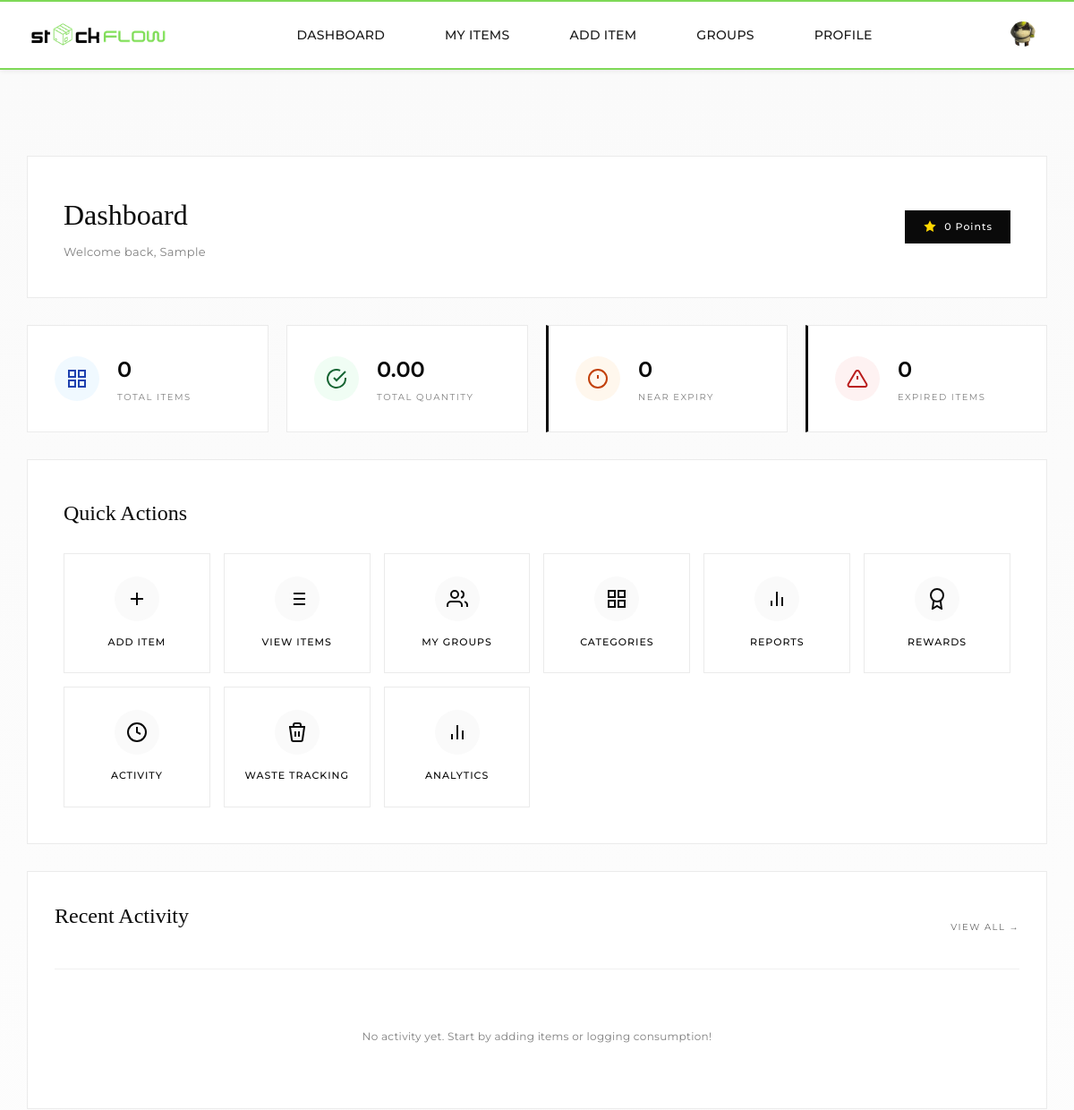
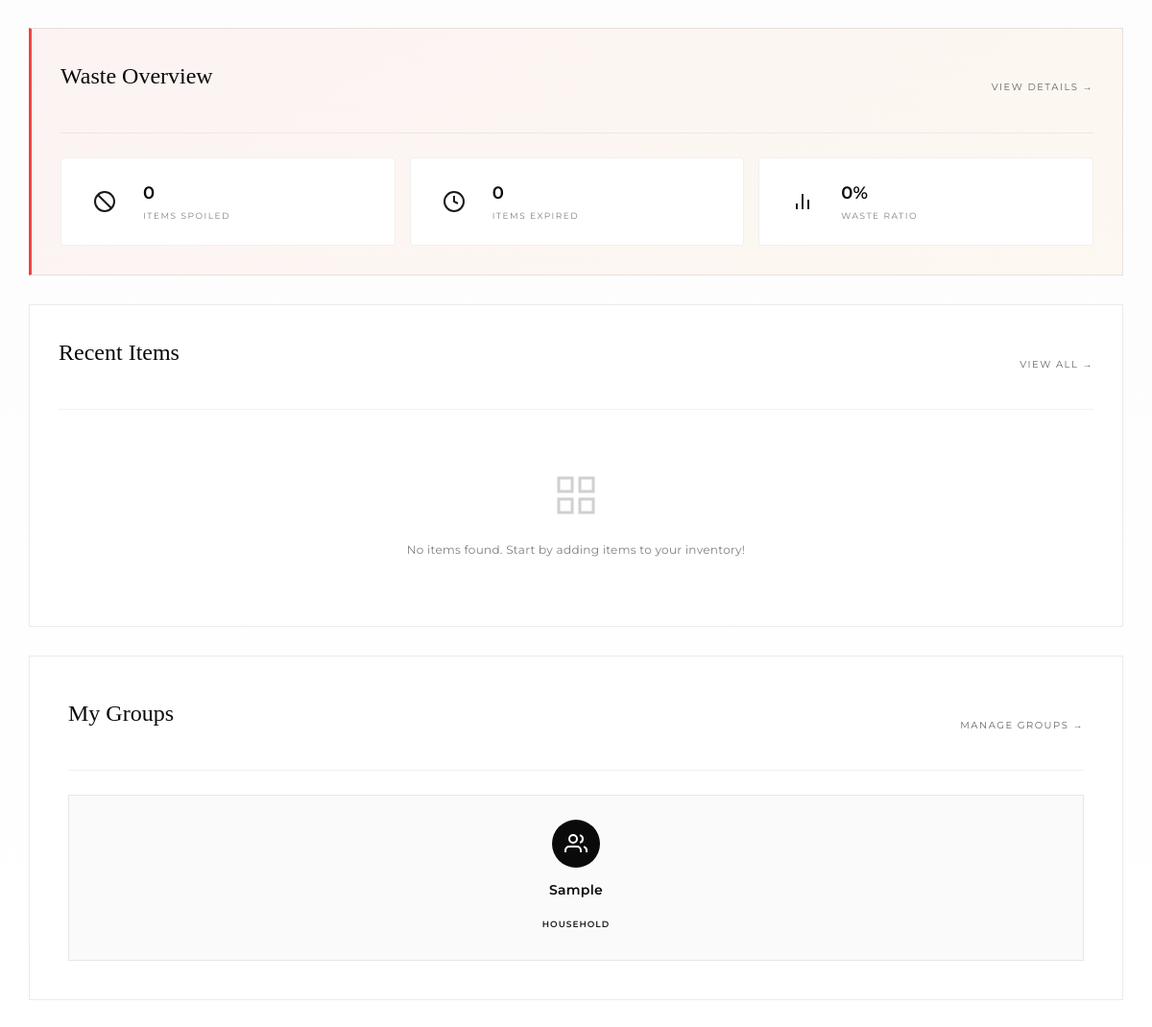
/user/dashboard.php (signed in), run on the app's committed database (2 pictures, top to bottom).
### tables this page shows
CREATE TABLE `users` (
  `user_id` int(11) NOT NULL,
  `full_name` varchar(255) NOT NULL,
  `email` varchar(255) NOT NULL,
  `password` varchar(1000) NOT NULL,
  `img_name` varchar(255) DEFAULT NULL,
  `is_active` tinyint(1) DEFAULT 1,
  `last_login` timestamp NULL DEFAULT NULL,
  `role` enum('customer','grocery_admin') DEFAULT 'customer',
  `store_id` int(11) DEFAULT NULL,
  `created_at` timestamp NOT NULL DEFAULT current_timestamp(),
  `updated_at` timestamp NOT NULL DEFAULT current_timestamp() ON UPDATE current_timestamp()
);

CREATE TABLE `user_points` (
  `user_id` int(11) NOT NULL,
  `total_points` int(11) DEFAULT 0,
  `last_updated` timestamp NOT NULL DEFAULT current_timestamp() ON UPDATE current_timestamp()
);

CREATE TABLE `groups` (
  `group_id` int(11) NOT NULL,
  `group_name` varchar(255) NOT NULL,
  `group_type` enum('household','co_living','small_business') NOT NULL,
  `created_by` int(11) NOT NULL,
  `invitation_code` varchar(50) DEFAULT NULL,
  `created_at` timestamp NOT NULL DEFAULT current_timestamp()
);

### user/dashboard.php (the view, shortened to what the rows shown need)
<?php
require_once __DIR__ . '/../includes/config.php';
$conn = getDBConnection();
$user_id = getCurrentUserId();
$points_stmt = $conn->prepare("SELECT total_points FROM user_points WHERE user_id = ?");
$points_stmt->bind_param("i", $user_id);
$points_stmt->execute();
$points_result = $points_stmt->get_result();
$user_points = $points_result->fetch_assoc()['total_points'] ?? 0;
$groups_stmt = $conn->prepare("
    SELECT g.group_id, g.group_name, g.group_type
    FROM groups g
    INNER JOIN group_members gm ON g.group_id = gm.group_id
    WHERE gm.user_id = ?
");
$groups_stmt->bind_param("i", $user_id);
$groups_stmt->execute();
$groups_result = $groups_stmt->get_result();
$pageCss = '<link rel="stylesheet" href="' . htmlspecialchars($baseUrl) . '/includes/style/pages/dashboard.css">';
require_once __DIR__ . '/../includes/header.php';
?>
<main class="dashboard-page">
    <div class="dashboard-container">
        <div class="dashboard-header">
            <div class="header-content">
                <div class="header-info">
                    <h1 class="dashboard-title">Dashboard</h1>
                </div>
                <div class="header-actions">
                    <div class="points-badge">
                        <svg width="16" height="16" viewBox="0 0 24 24" fill="currentColor" stroke="none">
                            <polygon points="12 2 15.09 8.26 22 9.27 17 14.14 18.18 21.02 12 17.77 5.82 21.02 7 14.14 2 9.27 8.91 8.26 12 2"/>
                        </svg>
                        <span><?php echo number_format($user_points); ?> Points</span>
                    </div>
                </div>
            </div>
        </div>
        <div class="quick-actions">
            <h2 class="section-title">Quick Actions</h2>
        </div>
        <div class="content-section">
            <div class="section-header">
                <h2 class="section-title">Recent Activity</h2>
            </div>
        </div>
        <div class="content-section waste-section">
            <div class="section-header">
                <h2 class="section-title">Waste Overview</h2>
            </div>
        </div>
        <div class="content-section">
            <div class="section-header">
                <h2 class="section-title">Recent Items</h2>
            </div>
        </div>
        <?php if ($groups_result->num_rows > 0): ?>
        <div class="groups-section">
            <div class="section-header">
                <h2 class="section-title">My Groups</h2>
            </div>
            <div class="groups-grid">
                <?php while ($group = $groups_result->fetch_assoc()): ?>
                    <div class="group-card">
                        <div class="group-icon">
                            <svg width="24" height="24" viewBox="0 0 24 24" fill="none" stroke="currentColor" stroke-width="2">
                                <path d="M17 21v-2a4 4 0 0 0-4-4H5a4 4 0 0 0-4 4v2"/><circle cx="9" cy="7" r="4"/><path d="M23 21v-2a4 4 0 0 0-3-3.87"/><path d="M16 3.13a4 4 0 0 1 0 7.75"/>
                            </svg>
                        </div>
                        <div class="group-name"><?php echo htmlspecialchars($group['group_name']); ?></div>
                        <div class="group-type">
                            <span class="badge badge-<?php echo strtolower($group['group_type']); ?>">
                                <?php echo ucfirst($group['group_type']); ?>
                            </span>
                        </div>
                    </div>
                <?php endwhile; ?>
            </div>
        </div>
        <?php endif; ?>
    </div>
</main>

### includes/header.php (shortened to what the rows shown need)
<!DOCTYPE html>
<html lang="en">
<head>
    <link rel="stylesheet" href="<?php echo htmlspecialchars($baseUrl); ?>/css/style.css">
    <?php if (isset($pageCss)) echo $pageCss; ?>
    <link rel="stylesheet" href="<?= htmlspecialchars($baseUrl) ?>/includes/style/components/header-extras.css">
</head>
<body>
<?php if (isLoggedIn()):
    $header_user_id = (int) $_SESSION['user_id'];
    $header_stmt = $conn->prepare("SELECT full_name, img_name, role FROM users WHERE user_id = ?");
    $header_stmt->bind_param("i", $header_user_id);
    $header_stmt->execute();
    $header_result = $header_stmt->get_result();
    $header_user = $header_result->fetch_assoc();
    $profile_pic = htmlspecialchars($baseUrl) . '/images/profile_pictures/' . htmlspecialchars($header_user['img_name']);
    $current_role = getCurrentUserRole();
?>
<header class="header-container">
    <div class="header-main">
        <a href="<?= htmlspecialchars($baseUrl) ?>/index.php" class="logo">
            <img src="<?= htmlspecialchars($baseUrl) ?>/assets/logo/logo1.png" alt="StockFlow" class="logo-img">
        </a>
        <nav class="nav-container" id="mobile-nav">
            <ul class="main-nav">
                <?php if ($current_role === 'grocery_admin'): ?>
                    <li><a href="<?= htmlspecialchars($baseUrl) ?>/grocery/grocery_dashboard.php" class="nav-link">Dashboard</a></li>
                    <li><a href="<?= htmlspecialchars($baseUrl) ?>/grocery/items/grocery_items.php" class="nav-link">Inventory</a></li>
                    <li><a href="<?= htmlspecialchars($baseUrl) ?>/grocery/product_catalog/view_product_catalog.php" class="nav-link">Product Catalog</a></li>
                    <li><a href="<?= htmlspecialchars($baseUrl) ?>/grocery/suppliers/view_suppliers.php" class="nav-link">Suppliers</a></li>
                <?php else: ?>
                    <li><a href="<?= htmlspecialchars($baseUrl) ?>/user/dashboard.php" class="nav-link">Dashboard</a></li>
                    <li><a href="<?= htmlspecialchars($baseUrl) ?>/user/customer/item/my_items.php" class="nav-link">My Items</a></li>
                    <li><a href="<?= htmlspecialchars($baseUrl) ?>/user/customer/item/add_item.php" class="nav-link">Add Item</a></li>
                    <li><a href="<?= htmlspecialchars($baseUrl) ?>/user/customer/groups/my_groups.php" class="nav-link">Groups</a></li>
                    <li><a href="<?= htmlspecialchars($baseUrl) ?>/user/profile/profile.php" class="nav-link">Profile</a></li>
                <?php endif; ?>
            </ul>
        </nav>
        <div class="header-actions desktop-only">
            <div class="account-dropdown-wrapper">
                <button class="icon-btn account-dropdown-btn" aria-label="Account" type="button">
                    <img src="<?php echo $profile_pic; ?>"
                         alt="Profile"
                         class="account-profile-img"
                         onerror="this.src='<?php echo htmlspecialchars($baseUrl); ?>/user/images/profile_pictures/nopfp.jpg';">
                </button>
            </div>
        </div>
    </div>
</header>
<?php endif; ?>
</body>
</html>

### data on the page
users: img_name (picture)
user_points: total_points "0"
groups: group_name "Sample", group_type "HOUSEHOLD"

### other printed values
$_SESSION['full_name'] "Sample"
$summary['total_items'] "0"
$summary['total_quantity'] "0.00"
$summary['near_expiry_items'] "0"
$summary['expired_items'] "0"
$waste_data['items_spoiled'] "0"
$waste_data['items_expired'] "0"
$waste_data['waste_percentage'] "0"
